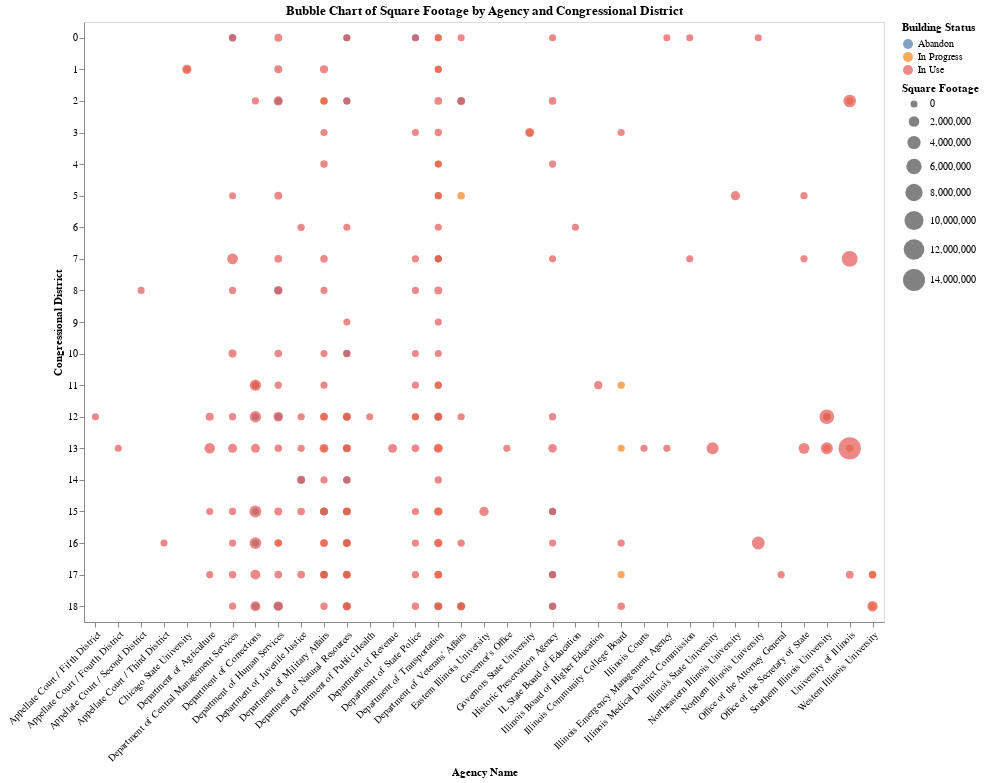

Here is the notebook cell this chart was saved with:
### Code cell
agency_data = df.groupby(['Agency Name', 'Congress Dist', 'Bldg Status'])['Square Footage'].sum().reset_index()

bldg_status_dropdown = alt.binding_select(options=df['Bldg Status'].dropna().unique(), name="Select Building Status")
bldg_status_selection = alt.selection_single(fields=['Bldg Status'], bind=bldg_status_dropdown, name="bldg_status_selection")

bubble_chart_building_status = alt.Chart(agency_data).mark_circle(size=100).encode(
    y=alt.Y('Congress Dist:N', title='Congressional District'),
    x=alt.X('Agency Name:N', title='Agency Name', axis=alt.Axis(labelAngle=-45)),
    size=alt.Size('Square Footage:Q', title='Square Footage', scale=alt.Scale(range=[50, 500])), 
    color=alt.Color('Bldg Status:N', legend=alt.Legend(title="Building Status")), 
    tooltip=['Agency Name', 'Congress Dist', 'Square Footage', 'Bldg Status']
).add_selection(
    bldg_status_selection 
).transform_filter(
    bldg_status_selection
).properties(
    title="Bubble Chart of Square Footage by Agency and Congressional District",
    width=800,
    height=600
)
bubble_chart_building_status

### Figure 1 — Vega-Lite specification as saved in the notebook (floating-point values rounded to 4 significant figures; data arrays with more than 128 entries replaced by an {"elided": "..."} marker saying what was removed)
{"config": {"view": {"continuousWidth": 300, "continuousHeight": 300}}, "data": {"name": "data-7d27be826a866d221713ef04507d3a5d"}, "mark": {"type": "circle", "size": 100}, "encoding": {"color": {"field": "Bldg Status", "legend": {"title": "Building Status"}, "type": "nominal"}, "size": {"field": "Square Footage", "scale": {"range": [50, 500]}, "title": "Square Footage", "type": "quantitative"}, "tooltip": [{"field": "Agency Name", "type": "nominal"}, {"field": "Congress Dist", "type": "quantitative"}, {"field": "Square Footage", "type": "quantitative"}, {"field": "Bldg Status", "type": "nominal"}], "x": {"axis": {"labelAngle": -45}, "field": "Agency Name", "title": "Agency Name", "type": "nominal"}, "y": {"field": "Congress Dist", "title": "Congressional District", "type": "nominal"}}, "height": 600, "params": [{"name": "bldg_status_selection", "select": {"type": "point", "fields": ["Bldg Status"]}, "bind": {"input": "select", "options": ["In Use", "Abandon", "In Progress"], "name": "Select Building Status"}}], "title": "Bubble Chart of Square Footage by Agency and Congressional District", "transform": [{"filter": {"param": "bldg_status_selection"}}], "width": 800, "$schema": "https://vega.github.io/schema/vega-lite/v5.20.1.json", "datasets": {"data-7d27be826a866d221713ef04507d3a5d": {"elided": "225 records"}}}
